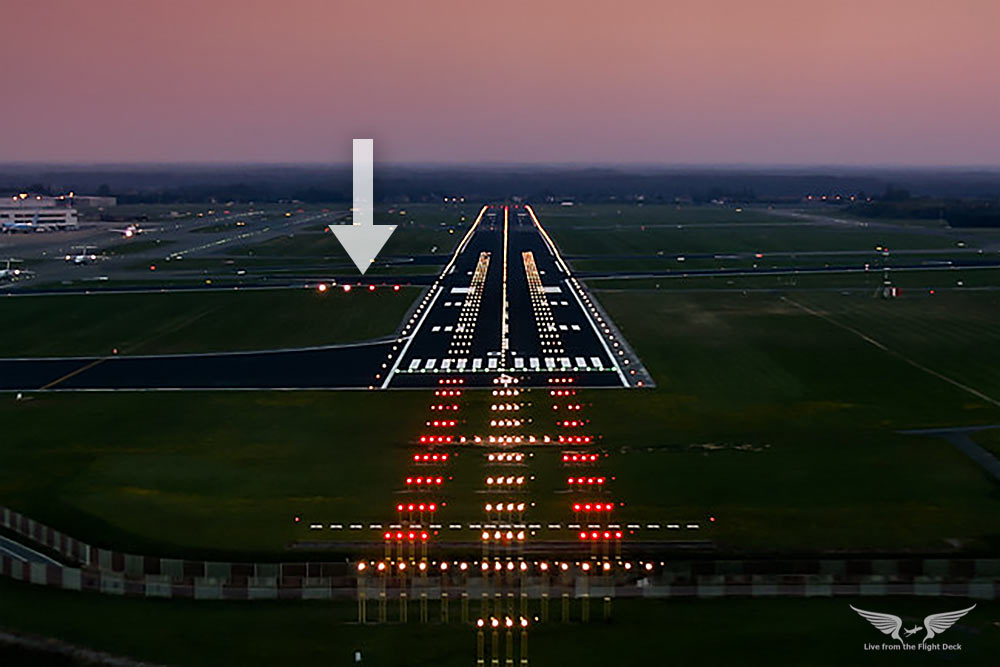
#> input picture images/papi1.jpg, 1000 x 667 px
$ python -i papi_detector.py   (imports and definitions only)
#> lines starting #> are read from the running program, lines starting #| are printed output that depends on the picture; after the words box and inside, x2 and y2 are one past the last pixel; in counts of white or black regions, pixels touching at a corner belong together
#> further down, picture is the input picture: shape (667, 1000, 3); mean B, G, R 50.8, 53.6, 60.8
"""PAPI Light Detection Module"""

import cv2
import numpy as np
from typing import List, Tuple, Optional, Dict
import config

class PAPIDetector:
    """Detects PAPI lights in airport images"""

    def __init__(self, threshold: int = config.BRIGHTNESS_THRESHOLD):
        self.threshold = threshold
        self.debug = config.DEBUG_MODE

    def detect_papi_systems(self, image: np.ndarray) -> List[Dict]:
        """
        Main detection pipeline for PAPI systems

        Args:
            image: Input image (BGR format)

        Returns:
            List of detected PAPI systems with their properties
        """
        # Preprocess image
        preprocessed = self._preprocess_image(image)

        # Detect bright spots
        light_candidates = self._detect_bright_spots(preprocessed)

        # Group and validate PAPI patterns
        papi_systems = self._identify_papi_patterns(light_candidates, image.shape)

        # Refine detection with color analysis
        validated_systems = self._validate_with_color(papi_systems, image)

        return validated_systems

    def _preprocess_image(self, image: np.ndarray) -> np.ndarray:
        """Preprocess image for better light detection"""
        # Convert to grayscale
        gray = cv2.cvtColor(image, cv2.COLOR_BGR2GRAY)
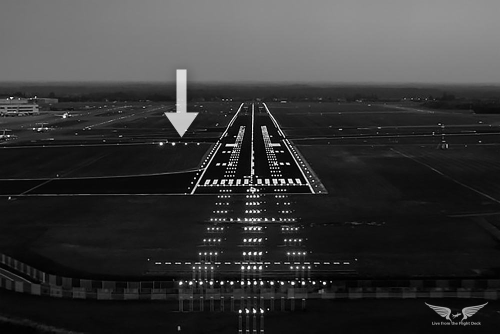
#> gray: shape (667, 1000) (shown at 1/2 size); min 0, max 255, mean 55.4

        # Apply Gaussian blur to reduce noise
        blurred = cv2.GaussianBlur(gray, (config.GAUSSIAN_KERNEL_SIZE, config.GAUSSIAN_KERNEL_SIZE), 0)

        # Enhance contrast using CLAHE
        clahe = cv2.createCLAHE(clipLimit=2.0, tileGridSize=(8, 8))
        enhanced = clahe.apply(blurred)
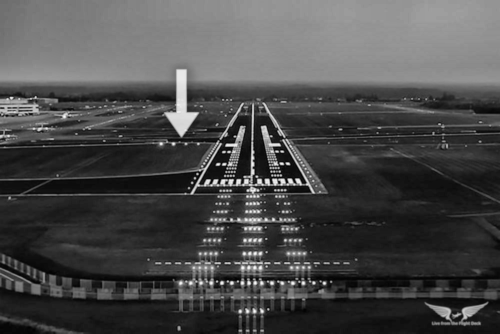
#> enhanced: shape (667, 1000) (shown at 1/2 size); min 1, max 253, mean 73.7

        return enhanced

    def _detect_bright_spots(self, gray_image: np.ndarray) -> List[Dict]:
        """Detect bright spots that could be lights"""
        # Threshold to find bright regions
        _, binary = cv2.threshold(gray_image, self.threshold, 255, cv2.THRESH_BINARY)
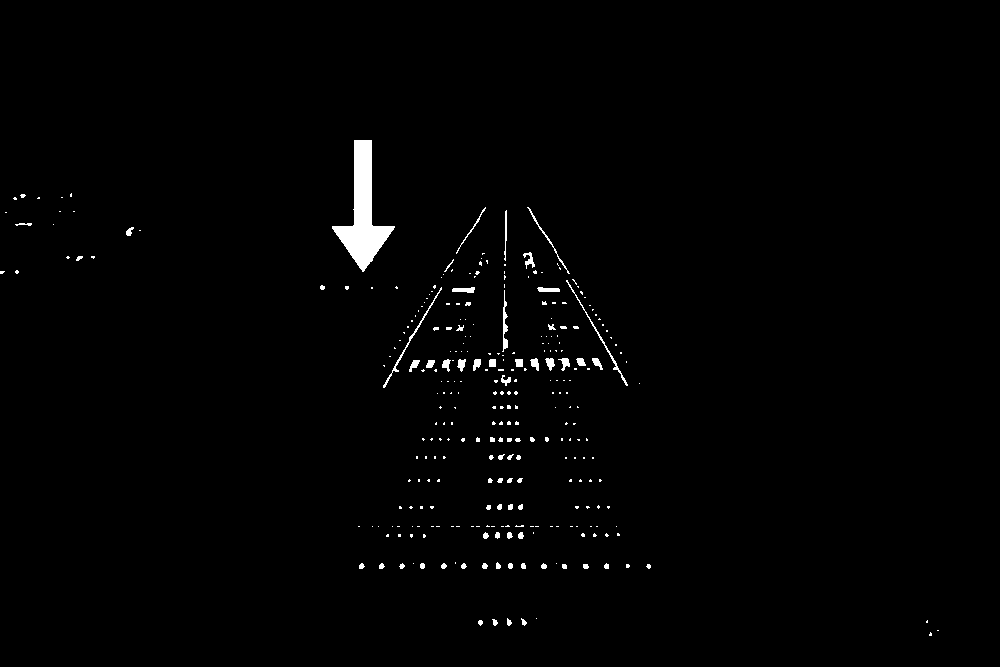
#> binary: shape (667, 1000); 1.1% white; 300 white regions (235 under 20 px), largest, box (x1, y1, x2, y2) and area: (332, 140, 395, 272) 3080, (383, 287, 442, 388) 226, (566, 280, 628, 386) 221

        # Morphological operations to clean up
        kernel = np.ones((config.MORPHOLOGICAL_KERNEL_SIZE, config.MORPHOLOGICAL_KERNEL_SIZE), np.uint8)
        binary = cv2.morphologyEx(binary, cv2.MORPH_CLOSE, kernel)
#> binary: shape (667, 1000); 1.1% white; 290 white regions (225 under 20 px), largest, box (x1, y1, x2, y2) and area: (332, 140, 395, 272) 3080, (383, 287, 442, 388) 228, (566, 280, 628, 386) 222
        binary = cv2.morphologyEx(binary, cv2.MORPH_OPEN, kernel)
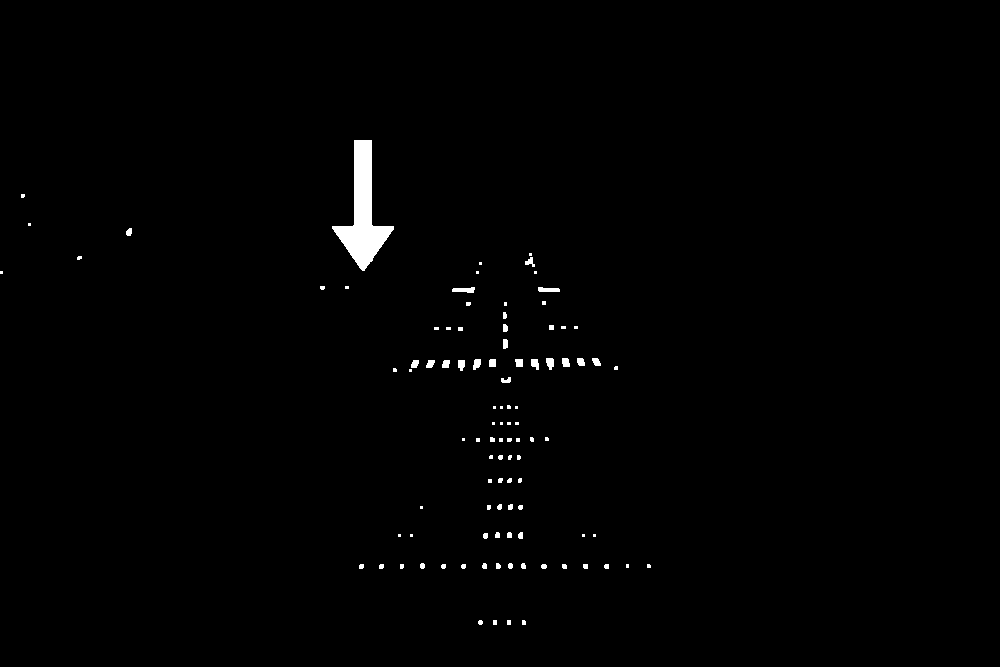
#> binary: shape (667, 1000); 0.84% white; 100 white regions (50 under 20 px)

        # Find contours
        contours, _ = cv2.findContours(binary, cv2.RETR_EXTERNAL, cv2.CHAIN_APPROX_SIMPLE)
#> contours = 100 contours, 79 with area under 20; largest, box (x1, y1, x2, y2) and area: (332, 140, 394, 271) 2914, (452, 287, 475, 293) 74, (538, 287, 560, 292) 66, (546, 358, 554, 370) 58, (531, 359, 539, 370) 52

        # Extract light candidates
        light_candidates = []
        for contour in contours:
            area = cv2.contourArea(contour)

            # Filter by area
            if config.MIN_LIGHT_AREA <= area <= config.MAX_LIGHT_AREA:
                # Get bounding box
                x, y, w, h = cv2.boundingRect(contour)

                # Calculate center and properties
                M = cv2.moments(contour)
                if M["m00"] > 0:
                    cx = int(M["m10"] / M["m00"])
                    cy = int(M["m01"] / M["m00"])

                    light_candidates.append({
                        'center': (cx, cy),
                        'bbox': (x, y, w, h),
                        'area': area,
                        'contour': contour,
                        'intensity': np.mean(gray_image[y:y+h, x:x+w])
                    })
#> this loop made 100 passes
#> (area, x, y, w, h, cx, cy) on passes 26, 58, 62, 63, 64, 65, 66, 67: (21.5, 518, 532, 5, 7, 520, 535), (29.5, 501, 377, 10, 6, 505, 380), (48.5, 458, 360, 7, 11, 460, 364), (41.5, 442, 360, 8, 8, 445, 363), (41.5, 426, 360, 9, 8, 429, 363), (39, 411, 360, 8, 8, 414, 363), (51.5, 531, 359, 8, 11, 534, 363), (44.5, 515, 359, 8, 8, 518, 362)
#> after the loop, light_candidates = 61 items

        # Sort by x-coordinate for easier grouping
        light_candidates.sort(key=lambda x: x['center'][0])

        return light_candidates

    def _identify_papi_patterns(self, candidates: List[Dict], image_shape: Tuple) -> List[Dict]:
        """Group candidates into potential PAPI systems"""
#> called with image_shape = (667, 1000, 3)
        if len(candidates) < config.APAPI_LIGHT_COUNT:
            return []

        papi_systems = []
        used_indices = set()

        # Try to find groups of 4 lights (standard PAPI)
        for i in range(len(candidates)):
            if i in used_indices:
                continue

            # Look for 3 more lights to form a group of 4
            group = [candidates[i]]
            base_y = candidates[i]['center'][1]

            for j in range(i + 1, len(candidates)):
                if j in used_indices:
                    continue

                # Check vertical alignment
                if abs(candidates[j]['center'][1] - base_y) <= config.HORIZONTAL_TOLERANCE:
                    group.append(candidates[j])

                    if len(group) == config.PAPI_LIGHT_COUNT:
                        break

            # Validate group
            if len(group) == config.PAPI_LIGHT_COUNT:
                if self._validate_papi_geometry(group):
                    papi_systems.append({
                        'lights': group,
                        'type': 'PAPI-4',
                        'confidence': self._calculate_confidence(group)
                    })
                    for g in group:
                        used_indices.add(candidates.index(g))

            # Also check for 2-light A-PAPI systems
            elif len(group) >= config.APAPI_LIGHT_COUNT:
                group_2 = group[:config.APAPI_LIGHT_COUNT]
                if self._validate_papi_geometry(group_2, is_apapi=True):
                    papi_systems.append({
                        'lights': group_2,
                        'type': 'A-PAPI',
                        'confidence': self._calculate_confidence(group_2)
                    })
                    for g in group_2:
                        idx = candidates.index(g)
                        if idx not in used_indices:
                            used_indices.add(idx)
#> this loop made 61 passes
#> base_y on passes 3, 11, 15, 16, 17: 287, 565, 565, 289, 303

        return papi_systems

    def _validate_papi_geometry(self, group: List[Dict], is_apapi: bool = False) -> bool:
        """Validate geometric arrangement of lights"""
        expected_count = config.APAPI_LIGHT_COUNT if is_apapi else config.PAPI_LIGHT_COUNT

        if len(group) != expected_count:
            return False

        # Check horizontal alignment
        y_coords = [light['center'][1] for light in group]
        y_variance = np.std(y_coords)
        if y_variance > config.HORIZONTAL_TOLERANCE / 2:
            return False

        # Check spacing consistency
        x_coords = [light['center'][0] for light in group]
        spacings = [x_coords[i+1] - x_coords[i] for i in range(len(x_coords)-1)]

        if len(spacings) > 0:
            mean_spacing = np.mean(spacings)
            for spacing in spacings:
                if abs(spacing - mean_spacing) / mean_spacing > config.SPACING_TOLERANCE:
                    return False

        # Check aspect ratio of the group
        total_width = x_coords[-1] - x_coords[0]
        total_height = max(y_coords) - min(y_coords) + np.mean([light['bbox'][3] for light in group])

        if total_height > 0:
            aspect_ratio = total_width / total_height
            if not (config.MIN_ASPECT_RATIO <= aspect_ratio <= config.MAX_ASPECT_RATIO):
                return False

        return True

    def _validate_with_color(self, papi_systems: List[Dict], image: np.ndarray) -> List[Dict]:
        """Validate and enhance detection using color analysis"""
        validated = []

        for system in papi_systems:
            # Extract RGB values for each light
            for light in system['lights']:
                x, y, w, h = light['bbox']

                # Expand ROI slightly
                x1 = max(0, x - config.ROI_EXPANSION)
                y1 = max(0, y - config.ROI_EXPANSION)
                x2 = min(image.shape[1], x + w + config.ROI_EXPANSION)
                y2 = min(image.shape[0], y + h + config.ROI_EXPANSION)

                roi = image[y1:y2, x1:x2]

                # Calculate mean RGB values
                if roi.size > 0:
                    # Find brightest pixels in ROI
                    gray_roi = cv2.cvtColor(roi, cv2.COLOR_BGR2GRAY)
                    bright_mask = gray_roi > self.threshold

                    if np.any(bright_mask):
                        # Calculate mean RGB of bright pixels
                        bright_pixels = roi[bright_mask]
                        mean_bgr = np.mean(bright_pixels, axis=0)

                        # OpenCV uses BGR, convert to RGB
                        light['rgb'] = (int(mean_bgr[2]), int(mean_bgr[1]), int(mean_bgr[0]))
                        light['color'] = self._classify_light_color(light['rgb'])
                    else:
                        light['rgb'] = (0, 0, 0)
                        light['color'] = 'UNKNOWN'
                else:
                    light['rgb'] = (0, 0, 0)
                    light['color'] = 'UNKNOWN'

            # Validate that we have meaningful colors
            colors = [light['color'] for light in system['lights']]
            if 'UNKNOWN' not in colors:
                system['color_pattern'] = colors
                system['glide_status'] = self._determine_glide_status(colors)
                validated.append(system)
#> this loop made 6 passes
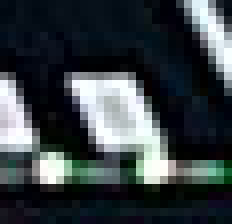
#> roi: shape (28, 29, 3) (shown 8 times larger); mean B, G, R 68.4, 64.3, 56.7

        return validated

    def _classify_light_color(self, rgb: Tuple[int, int, int]) -> str:
        """Classify light as RED, WHITE, or UNKNOWN"""
        r, g, b = rgb

        # Check minimum intensity
        if max(r, g, b) < config.MIN_INTENSITY:
            return 'UNKNOWN'

        # Check for red light
        if g > 0 and b > 0:  # Avoid division by zero
            if r / g > config.RED_RATIO_THRESHOLD and r / b > config.RED_RATIO_THRESHOLD:
                return 'RED'

        # Check for white light
        if abs(r - g) < config.WHITE_BALANCE_THRESHOLD and \
           abs(g - b) < config.WHITE_BALANCE_THRESHOLD and \
           abs(r - b) < config.WHITE_BALANCE_THRESHOLD and \
           r > config.MIN_INTENSITY:
            return 'WHITE'

        # Check if it's reddish-white (common in some conditions)
        if r > 200 and g > 150 and b > 150 and r > g and r > b:
            if (r - g) < 60 and (r - b) < 60:
                return 'WHITE'

        return 'UNKNOWN'

    def _determine_glide_status(self, colors: List[str]) -> str:
        """Determine glide path status based on color pattern"""
        red_count = colors.count('RED')
        white_count = colors.count('WHITE')

        if len(colors) == 4:
            if red_count == 4:
                return "TOO LOW - Increase altitude immediately"
            elif red_count == 3 and white_count == 1:
                return "SLIGHTLY LOW - Increase altitude"
            elif red_count == 2 and white_count == 2:
                return "ON GLIDE PATH - Maintain current approach"
            elif red_count == 1 and white_count == 3:
                return "SLIGHTLY HIGH - Decrease altitude"
            elif white_count == 4:
                return "TOO HIGH - Decrease altitude"
        elif len(colors) == 2:  # A-PAPI
            if red_count == 2:
                return "TOO LOW - Increase altitude"
            elif red_count == 1 and white_count == 1:
                return "ON GLIDE PATH - Maintain current approach"
            elif white_count == 2:
                return "TOO HIGH - Decrease altitude"

        return "UNABLE TO DETERMINE"

    def _calculate_confidence(self, group: List[Dict]) -> float:
        """Calculate confidence score for detection"""
        # Factors: intensity consistency, spacing consistency, size consistency

        # Intensity consistency
        intensities = [light['intensity'] for light in group]
        intensity_std = np.std(intensities) / (np.mean(intensities) + 1e-6)
        intensity_score = max(0, 1 - intensity_std)

        # Size consistency
        areas = [light['area'] for light in group]
        area_std = np.std(areas) / (np.mean(areas) + 1e-6)
        size_score = max(0, 1 - area_std)

        # Spacing consistency (if more than 2 lights)
        if len(group) > 2:
            x_coords = [light['center'][0] for light in group]
            spacings = [x_coords[i+1] - x_coords[i] for i in range(len(x_coords)-1)]
            spacing_std = np.std(spacings) / (np.mean(spacings) + 1e-6)
            spacing_score = max(0, 1 - spacing_std)
        else:
            spacing_score = 0.8  # Default for 2-light systems

        # Weighted average
        confidence = (intensity_score * 0.3 + size_score * 0.3 + spacing_score * 0.4)

        return round(confidence, 2)

>>> import cv2
>>> picture = cv2.imread('images/papi1.jpg')
>>> result = PAPIDetector().detect_papi_systems(picture)

$ run again, on images/papi2.jpg
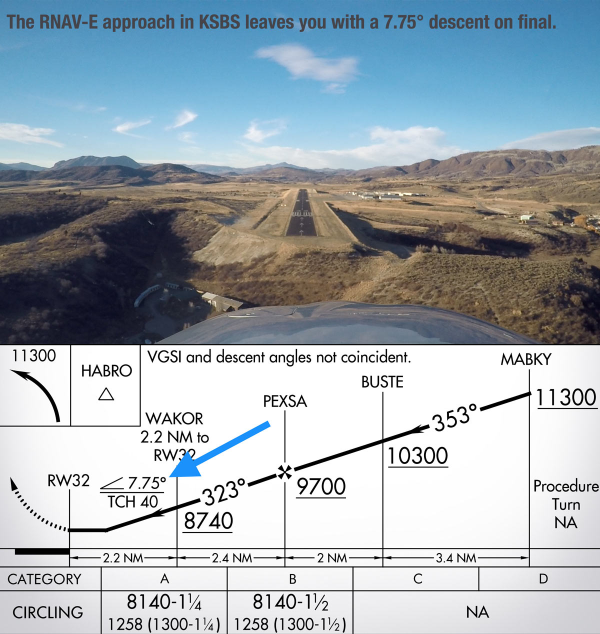
#> input picture images/papi2.jpg, 1200 x 1267 px (shown at 1/2 size)
#> picture is the input picture: shape (1267, 1200, 3); mean B, G, R 180.3, 173, 162
#> in _preprocess_image, `enhanced = clahe.apply(blurred)`:
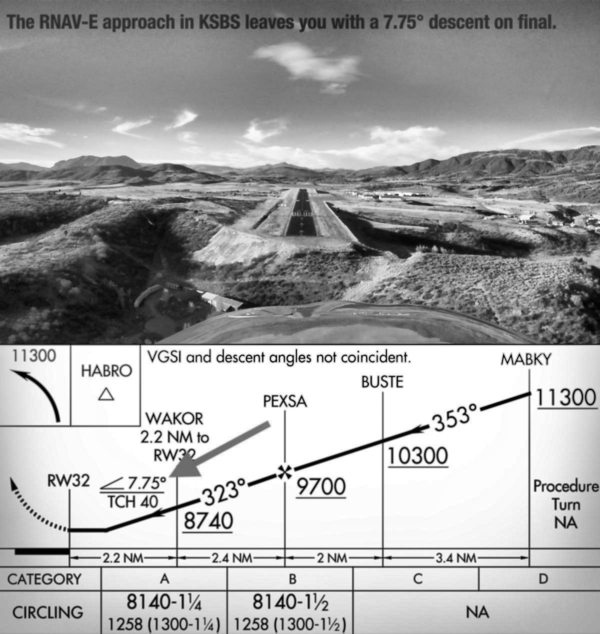
#> enhanced: shape (1267, 1200) (shown at 1/2 size); min 1, max 255, mean 166
#> in _detect_bright_spots, `binary = cv2.morphologyEx(binary, cv2.MORPH_OPEN, kernel)`:
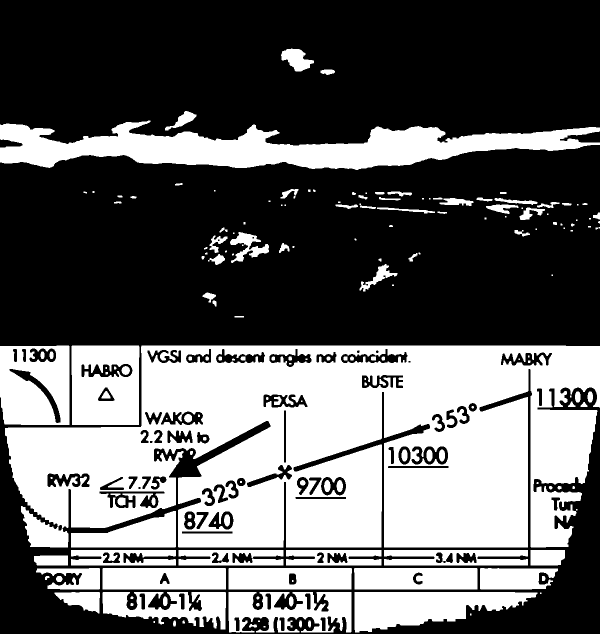
#> binary: shape (1267, 1200) (shown at 1/2 size); 38.8% white; 189 white regions (58 under 20 px)
#> contours = 138 contours, 56 with area under 20; largest, box (x1, y1, x2, y2) and area: (10, 691, 1200, 1095) 380294, (0, 241, 1200, 340) 58913, (0, 691, 139, 850) 21400, (143, 691, 279, 850) 21094, (709, 1184, 1075, 1265) 18128
#> the loop in _detect_bright_spots, `for contour in contours:` made 138 passes
#> (contour, area, x, y, w, h, cx, cy) on pass 52: ([[469, 632], [469, 634], [487, 634], [487, 632]], 36, 469, 632, 19, 3, 478, 633)
#> after the loop in _detect_bright_spots, `for contour in contours:`: light_candidates = 85 items
#> the loop in _identify_papi_patterns, `for i in range(len(candidates)):` made 85 passes
#> base_y on passes 2 to 6: 1154, 1120, 1157, 1156, 1199
#> the loop in _validate_with_color, `for system in papi_systems:` made 6 passes
